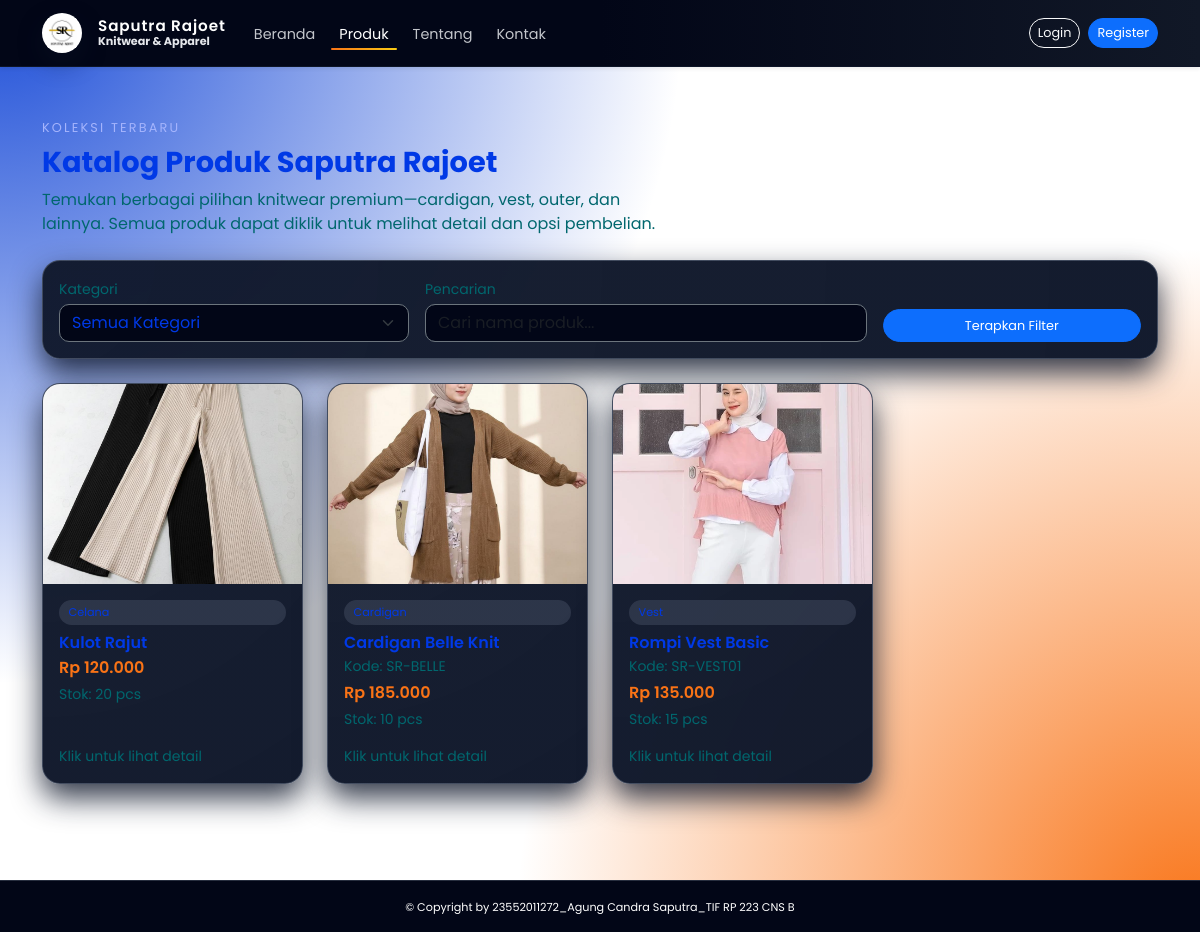
Screenshot of /public/products.php with the database file from the repository.
### tables this page shows
CREATE TABLE `produk` (
  `id` int(11) UNSIGNED NOT NULL,
  `nama_produk` varchar(150) NOT NULL,
  `slug` varchar(150) DEFAULT NULL,
  `kode_produk` varchar(50) DEFAULT NULL,
  `kategori` varchar(50) DEFAULT NULL,
  `harga` decimal(12,2) NOT NULL DEFAULT 0.00,
  `stok` int(11) NOT NULL DEFAULT 0,
  `gambar_utama` varchar(255) DEFAULT NULL,
  `deskripsi` text DEFAULT NULL,
  `status` enum('aktif','nonaktif') DEFAULT 'aktif',
  `created_at` datetime DEFAULT current_timestamp(),
  `updated_at` datetime DEFAULT current_timestamp() ON UPDATE current_timestamp()
);

### public/products.php (the view, shortened to what this page needs)
<?php
$conn = getConnection();
$search   = isset($_GET['q']) ? trim($_GET['q']) : '';
$sql    = "SELECT * FROM produk WHERE status = 'aktif'";
$params = [];
$types  = "";
$sql .= " ORDER BY created_at DESC";
if (!empty($params)) {
    $stmt = $conn->prepare($sql);
    $stmt->bind_param($types, ...$params);
    $stmt->execute();
    $produkRes = $stmt->get_result();
} else {
    $produkRes = $conn->query($sql);
}
require_once __DIR__ . '/partials/head.php';
require_once __DIR__ . '/partials/navbar.php';
?>
<main class="py-5">
    <div class="container">
        <div class="mb-4">
            <span class="hero-kicker d-inline-block mb-2">Koleksi Terbaru</span>
            <h1 class="hero-title mb-2" style="font-size: 1.8rem;">
                Katalog Produk Saputra Rajoet
            </h1>
            <p class="text-soft mb-0" style="max-width: 620px;">
                Temukan berbagai pilihan knitwear premium—cardigan, vest, outer, dan lainnya.
                Semua produk dapat diklik untuk melihat detail dan opsi pembelian.
            </p>
        </div>
        <form method="get" class="card card-glass p-3 mb-4">
            <div class="row g-3 align-items-end">
                <div class="col-md-4">
                    <label class="text-soft small mb-1">Kategori</label>
                    <select name="kategori"
                            class="form-select bg-dark text-soft border-secondary">
                        <option value="">Semua Kategori</option>
                    </select>
                </div>
                <div class="col-md-5">
                    <label class="text-soft small mb-1">Pencarian</label>
                    <input type="text"
                           name="q"
                           value="<?= htmlspecialchars($search) ?>"
                           placeholder="Cari nama produk..."
                           class="form-control bg-dark text-soft border-secondary">
                </div>
                <div class="col-md-3 d-grid">
                    <button type="submit" class="btn btn-primary pill-btn">
                        Terapkan Filter
                    </button>
                </div>
            </div>
        </form>
        <?php if ($produkRes && $produkRes->num_rows > 0): ?>
            <div class="row g-4">
                <?php while ($p = $produkRes->fetch_assoc()): ?>
                    <?php
                    $imgProduk = !empty($p['gambar_utama']) ? $p['gambar_utama'] : 'no_image.png';
                    ?>
                    <div class="col-6 col-md-4 col-lg-3">
                        <div class="card card-glass product-card h-100 position-relative">
                            <img src="<?= BASE_URL ?>assets/img/<?= htmlspecialchars($imgProduk) ?>"
                                 class="product-img"
                                 alt="<?= htmlspecialchars($p['nama_produk']) ?>">
                            <div class="card-body d-flex flex-column">
                                <span class="badge-soft mb-2">
                                </span>
                                <h5 class="card-title mb-1">
                                    <?= htmlspecialchars($p['nama_produk']) ?>
                                </h5>
                                <?php if (!empty($p['kode_produk'])): ?>
                                    <p class="text-soft small mb-1">
                                        Kode: <?= htmlspecialchars($p['kode_produk']) ?>
                                    </p>
                                <?php endif; ?>
                                <p class="product-price mb-1">
                                    Rp <?= number_format($p['harga'], 0, ',', '.') ?>
                                </p>
                                <p class="text-soft mb-3 small">
                                    Stok: <?= (int)$p['stok'] ?> pcs
                                </p>
                                <span class="text-soft small mt-auto">
                                    Klik untuk lihat detail
                                </span>
                            </div>
                        </div>
                    </div>
                <?php endwhile; ?>
            </div>
        <?php endif; ?>
    </div>
</main>
<?php require_once __DIR__ . '/partials/footer.php'; ?>

### public/assets/css/style.css (style rules this page uses)
:root { --bg-body: #020617; --bg-surface: #020617; --bg-soft: #0b1220; --primary: #3b82f6; --primary-soft: rgba(59, 130, 246, 0.18); --primary-dark: #2563eb; --accent: #f97316; --text-main: #0039e6; --text-soft: #01676e; --text-muted: #6b7280; --border-soft: rgba(148, 163, 184, 0.35); --shadow-soft: 0 18px 40px rgba(15, 23, 42, 0.9); --shadow-card: 0 14px 30px rgba(15, 23, 42, 0.85); --radius-xl: 18px; --transition-fast: 0.18s ease; --transition-med: 0.25s ease; }
*, *::before, *::after { box-sizing: border-box; }
html { scroll-behavior: smooth; }
body.bg-body { margin: 0; min-height: 100vh; display: flex; flex-direction: column; font-family: "Poppins", system-ui, -apple-system, BlinkMacSystemFont, "Segoe UI", sans-serif; background: radial-gradient(circle at top left, #1d4ed8 0, transparent 45%), radial-gradient(circle at bottom right, #f97316 0, transparent 45%), var(--bg-body); color: var(--text-main); }
.container { max-width: 1140px; }
.pill-btn { border-radius: 999px; font-size: 0.8rem; }
.hero-kicker { font-size: 0.8rem; letter-spacing: 0.17em; text-transform: uppercase; color: #a5b4fc; }
.hero-title { font-size: clamp(2.1rem, 3.2vw, 2.9rem); font-weight: 700; color: var(--text-main); }
.card-glass { background: radial-gradient(circle at top left, rgba(15, 23, 42, 0.96), rgba(15, 23, 42, 0.98)); border-radius: var(--radius-xl); border: 1px solid var(--border-soft); box-shadow: var(--shadow-card); backdrop-filter: blur(18px); -webkit-backdrop-filter: blur(18px); overflow: hidden; transition: transform var(--transition-fast), box-shadow var(--transition-fast), border-color var(--transition-fast), background-color var(--transition-fast); }
.card-glass .card-title { color: var(--text-main); font-size: 1rem; font-weight: 600; }
.product-card { border-radius: var(--radius-xl); }
.product-img { height: 200px; object-fit: cover; width: 100%; }
.product-price { color: var(--accent); font-weight: 600; }
.badge-soft { display: inline-flex; align-items: center; gap: 0.25rem; background-color: rgba(148, 163, 184, 0.18); color: var(--text-main); border-radius: 999px; font-size: 0.7rem; padding: 0.25rem 0.6rem; }
.form-control, .form-select { border-radius: 10px; }
.form-control.bg-dark, .form-select.bg-dark { background-color: #020617 !important; color: var(--text-main); border: 1px solid rgba(55, 65, 81, 0.9); }
.text-soft { color: var(--text-soft); }
.card-glass { animation: fadeInScale 0.45s ease-out both; }

### rows the page displays
produk: gambar_utama (picture), nama_produk "Kulot Rajut", harga "120.000", stok "20"
produk: gambar_utama (picture), nama_produk "Cardigan Belle Knit", kode_produk "SR-BELLE", harga "185.000", stok "10"
produk: gambar_utama (picture), nama_produk "Rompi Vest Basic", kode_produk "SR-VEST01", harga "135.000", stok "15"
